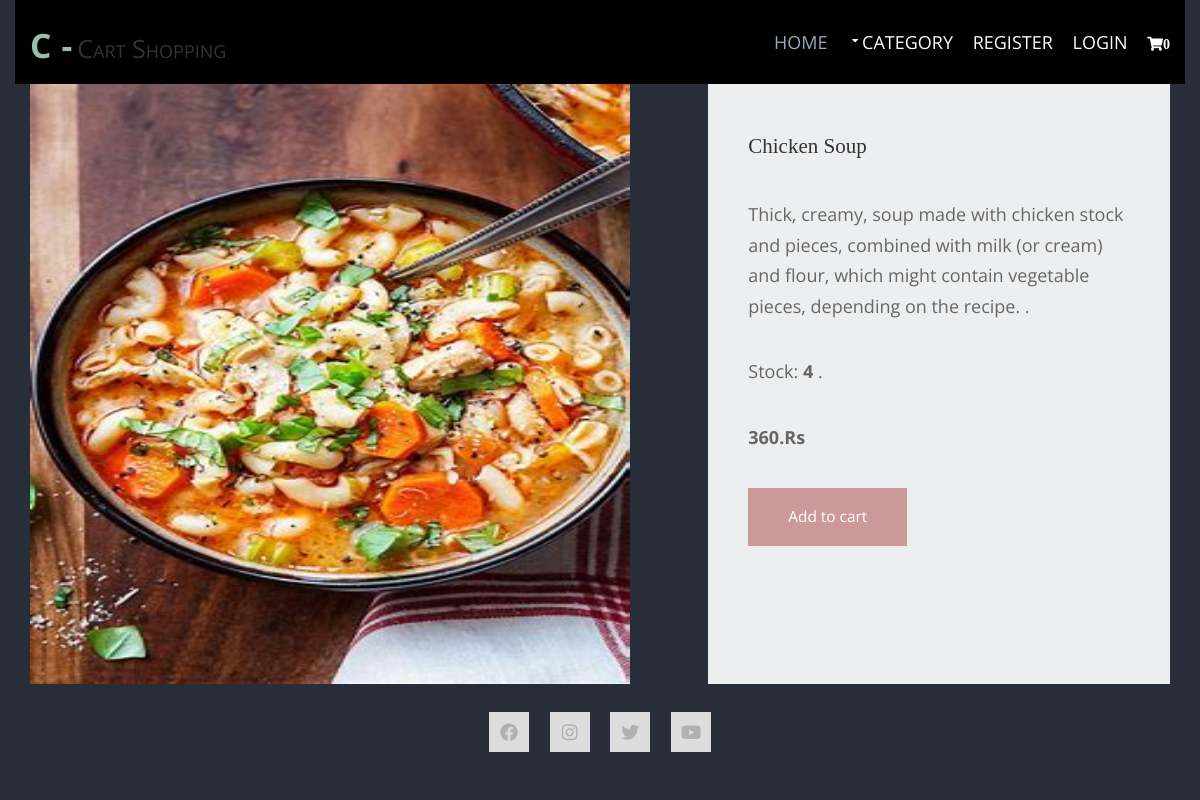
/soup/chicken-soup, run on the app's committed database.
### shop/models.py (models this page shows, shortened)
class products(models.Model):
    name=models.CharField(max_length=150,unique=True)
    slug=models.SlugField(max_length=150,unique=True)
    img=models.ImageField(upload_to='product')
    desc=models.TextField()
    stock=models.IntegerField()
    available=models.BooleanField(default=True)
    price=models.IntegerField()
    category=models.ForeignKey(categ,on_delete=models.CASCADE)

### shop/views.py (the view)
# urls.py: path('<slug:c_slug>/<slug:product_slug>',views.prd_detail, name='details'),
def prd_detail(request,c_slug,product_slug):
    try:
        prod=products.objects.get(category__slug=c_slug,slug=product_slug)
    except Exception as e:
        raise e
    return render(request,'details.html',{'pro':prod})

### cart/context_processor.py (called while the page is built)
def count(request):
    item_count=0
    if 'admin' in request.path:
        return{}
    else:
        try:
            ct=cartlist.objects.filter(cart_id=c_id(request))
            cti=items.objects.all().filter(cart=ct[:1])
            for c in cti:
                item_count+=c.quan
        except cartlist.DoesNotExist:
            item_count=0
    return dict(itc=item_count)

### cart/views.py (called while the page is built)
def c_id(request):
    ct_id=request.session.session_key
    if not ct_id:
        ct_id=request.session.create()
    return ct_id

### shop/models.py (called while the page is built)
    def get_url(self):
        return reverse('prod_cat',args=[self.slug])

### shop/views.py (called while the page is built)
def categories(request):
    return {'catg':categ.objects.all()}

### template/details.html (shortened to what this page needs)
{% extends 'base.html' %}
{% block content %}
{% load static %}
<!DOCTYPE html>
<html lang="en">
<head>
    <link href="{% static 'dt/fontawesome/dt/css/all.min.css' %}" rel="stylesheet" />
    <link href="{% static 'dt/css/templatemo-comparto.css' %}" rel="stylesheet" />
</head>
<body>
    <div class="container-fluid">
        <section class="tm-mb-1" id="about">
            <div class="tm-row tm-about-row">
                <div class="tm-section-1-l">
                    <img src="{{pro.img.url}}" alt="About image" style="width:600px;height:600px;" >
                </div>
                <article class="tm-section-1-r tm-bg-color-8">
                    <h2 class="tm-mb-2 tm-title-color">{{pro.name}}</h2>
                    <p><a rel="nofollow" href="#" target="_parent">{{pro.desc}}</a> .</p>
                    <p>Stock: <a rel="nofollow" href="#" target="_parent"><b>{{pro.stock}}</b></a> .</p>
                    <p><b>{{pro.price}}.Rs</b></p>
                    {% if pro.stock <= 0 %}
                    <h1 style="color:red"> Sorry. no stock left!!</h1>
                    {% else %}
                    <a href="{% url 'addcrt' pro.id %}" class="tm-btn tm-btn-1 tm-link-to-services">Add to cart</a>
                    {% endif %}
                </article>
            </div>
        </section>
        <div class="tm-mb-4 text-center tm-social-s">
            <a href="https://fb.com/templatemo" class="tm-social-link"><i class="fab fa-facebook tm-social-icon"></i></a>
            <a href="https://instagram.com" class="tm-social-link"><i class="fab fa-instagram tm-social-icon"></i></a>
            <a href="https://twitter.com" class="tm-social-link"><i class="fab fa-twitter tm-social-icon"></i></a>
            <a href="https://youtube.com" class="tm-social-link"><i class="fab fa-youtube tm-social-icon"></i></a>
        </div>
    </div>
</body>
</html>
{% endblock %}

### static/reg/css/templatemo-style.css (style rules this page uses)
ul,p { margin: 0; padding: 0; }
h1,h2,h3 { margin: 0; padding: 0; }
h1,h2,h3,a,p { font-family: 'Open Sans', sans-serif; }
body { overflow-x: hidden; }
.tm-social-icon { color: #B1B1B1; font-size: 18px; padding: 0 10px; }

### static/hm/layout/styles/layout.css (style rules this page uses)
*, *::before, *::after { transition:all .3s ease-in-out; }
body { color:#A5A6AA; background-color:#282E39; }
a { color:#97A9BD; }

### static/dt/css/templatemo-comparto.css (style rules this page uses)
*, *::before, *::after { box-sizing: border-box; outline: none; }
ul, h1, h2, h3, h4, p, figure { padding: 0; margin: 0; }
body { font-family: 'Open Sans', Arial, sans-serif; font-size: 18px; overflow-x: hidden; padding-left: 15px; padding-right: 15px; margin: 0; }
h2 { font-size: 1.5rem; }
a { transition: all 0.3s ease; text-decoration: none; }
p { color: #666; line-height: 1.7; margin-bottom: 35px; }
h1, h2, h3, h4, h5, h6 { color: #333; }
.container-fluid { max-width: 1210px; margin-left: auto; margin-right: auto; }
.tm-mb-1 { margin-bottom: 20px; }
.tm-mb-2 { margin-bottom: 40px; }
.tm-mb-4 { margin-bottom: 30px; }
.tm-bg-color-8 { background-color: #EDEEEF; }
.text-center { text-align: center; }
.tm-section-1-l { width: 57.85%; margin-right: 1.65%; }
.tm-section-1-r { padding: 50px 40px; width: 40.5%; }
.tm-row { display: flex; }
.tm-btn { display: inline-block; padding: 15px 40px; font-size: 1.1rem; border: none; background-color: #CC9999; color: white; }
a { color: #666; }
.tm-social-link { width: 40px; height: 40px; background-color: #DDD; display: inline-block; margin: 8px; }
.tm-social-icon { display: flex; align-items: center; justify-content: center; width: 100%; height: 100%; }

### static/hm/layout/styles/framework.css (style rules this page uses)
html { overflow-y:scroll; overflow-x:hidden; }
html, body { margin:0; padding:0; font-size:14px; line-height:1.6em; }
*, *::before, *::after { box-sizing:border-box; }
a { outline:none; text-decoration:none; }
img { width:auto; max-width:100%; height:auto; margin:0; padding:0; border:none; line-height:normal; vertical-align:middle; }
body, input, textarea, select { font-family:Verdana, Geneva, sans-serif; }
h1, h2, h3, h4, h5, h6, .heading { font-family:Georgia, "Times New Roman", Times, serif; }
::placeholder { opacity:1; }
h1, h2, h3, h4, h5, h6, .heading { margin:0 0 20px 0; font-size:1.4rem; line-height:normal; font-weight:normal; text-transform:capitalize; }
address, article, aside, figcaption, figure, footer, header, main, nav, section { display:block; margin:0; padding:0; }

### data on the page
products: img (picture), name "Chicken Soup", desc "Thick, creamy, soup made with chicken stock and pieces, combined with milk (or cream) and flour, which might contain vegetable pieces, depending on the recipe.", stock "4", price "360"

### other printed values
{{ itc }} "0"
